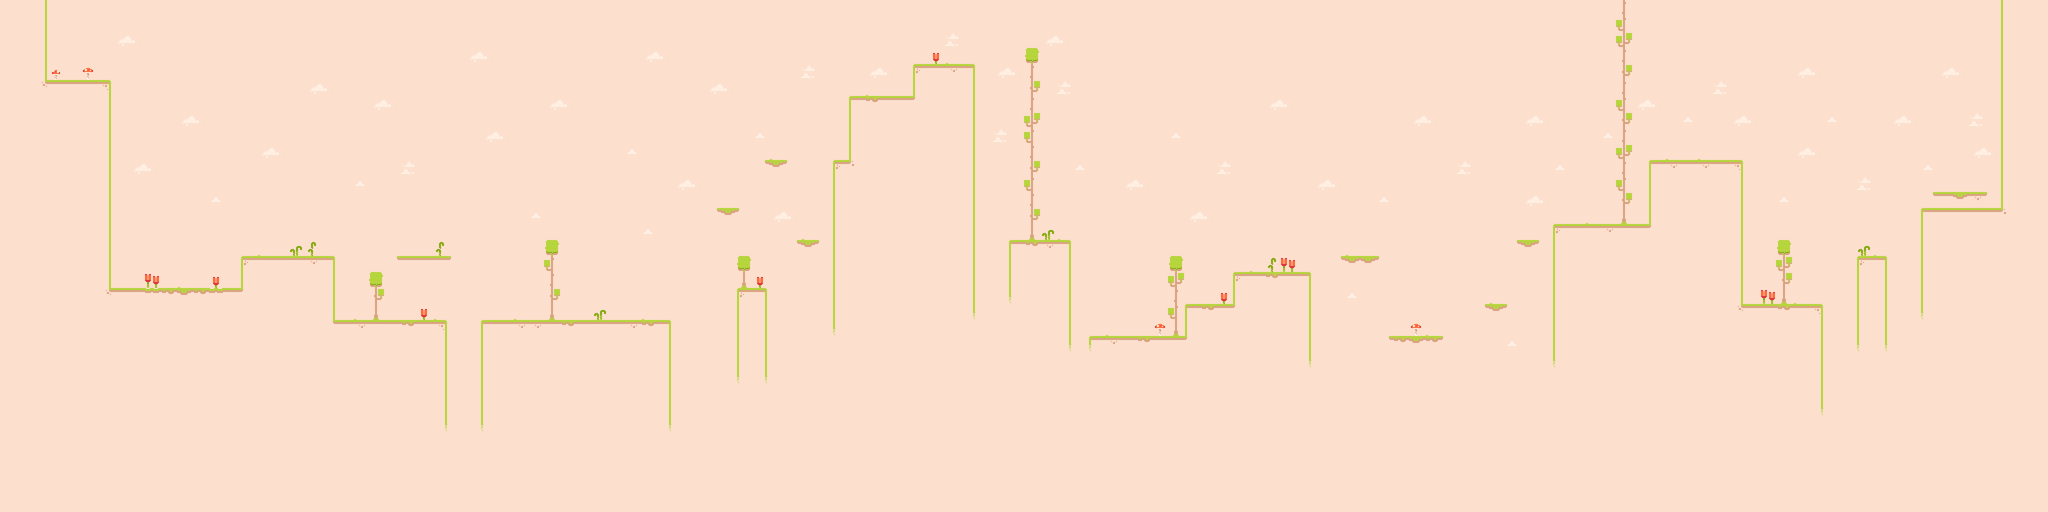

A 2D game scene composited from a Tiled map and its tileset images. What follows is a short description and the map's XML, with each tile layer's data collapsed to a summary:
An orthogonal 128x32 tile map with 32x32 px tiles, 2 tile layers (Terrain, Decoration) and 54 objects.

<map version="1.9" tiledversion="1.9.2" orientation="orthogonal" renderorder="right-down" width="128" height="32" tilewidth="32" tileheight="32" infinite="0" nextlayerid="7" nextobjectid="82">
 <tileset firstgid="1" name="tilemap_packed_big" tilewidth="32" tileheight="32" tilecount="60" columns="10">
  <image source="tilemap_packed_big.png" width="320" height="192" />
 </tileset>
 <layer id="1" name="Terrain" width="128" height="32">
  <properties>
   <property name="Draw" type="bool" value="true" />
  </properties>
  <data>[4096 cells, 4096 non-empty, 20 distinct tile ids]</data>
 </layer>
 <layer id="2" name="Decoration" width="128" height="32">
  <properties>
   <property name="Draw" type="bool" value="true" />
  </properties>
  <data>[4096 cells, 177 non-empty, 20 distinct tile ids]</data>
 </layer>
 <objectgroup id="3" name="Floor">
  <properties>
   <property name="ColType" type="int" value="0" />
  </properties>
  <object id="22" x="93" y="160" width="128" />
  <object id="23" x="221" y="576" width="262" />
  <object id="24" x="483" y="512" width="186" />
  <object id="25" x="669" y="640" width="224" />
  <object id="26" x="963" y="640" width="378" />
  <object id="37" x="1475" y="576" width="58" />
  <object id="38" x="1667" y="320" width="32" />
  <object id="39" x="1699" y="192" width="128" />
  <object id="40" x="1827" y="128" width="122" />
  <object id="41" x="2019" y="480" width="122" />
  <object id="42" x="2179" y="672" width="192" />
  <object id="43" x="2371" y="608" width="96" />
  <object id="44" x="2467" y="544" width="154" />
  <object id="45" x="3107" y="448" width="192" />
  <object id="46" x="3299" y="320" width="186" />
  <object id="47" x="3485" y="608" width="160" />
  <object id="48" x="3715" y="512" width="58" />
  <object id="49" x="3843" y="416" width="160" />
 </objectgroup>
 <objectgroup id="4" name="Walls">
  <properties>
   <property name="ColType" type="int" value="1" />
  </properties>
  <object id="27" x="92" y="0" width="2" height="160" />
  <object id="28" x="94" y="160" width="128" height="416" />
  <object id="30" x="482" y="512" width="188" height="128" />
  <object id="31" x="670" y="640" width="224" height="224" />
  <object id="32" x="962" y="640" width="380" height="224" />
  <object id="51" x="1474" y="576" width="60" height="192" />
  <object id="52" x="1666" y="320" width="32" height="352" />
  <object id="53" x="1698" y="192" width="128" height="448" />
  <object id="55" x="1826" y="128" width="124" height="512" />
  <object id="56" x="2018" y="480" width="124" height="224" />
  <object id="57" x="2178" y="672" width="192" height="32" />
  <object id="58" x="2370" y="608" width="96" height="96" />
  <object id="59" x="2466" y="544" width="156" height="224" />
  <object id="60" x="3106" y="448" width="192" height="320" />
  <object id="61" x="3298" y="320" width="188" height="416" />
  <object id="62" x="3486" y="608" width="160" height="224" />
  <object id="63" x="3714" y="512" width="60" height="192" />
  <object id="64" x="3842" y="416" width="160" height="224" />
  <object id="65" x="4002" y="0" width="96" height="640" />
 </objectgroup>
 <objectgroup id="5" name="Dead">
  <properties>
   <property name="ColType" type="int" value="2" />
  </properties>
  <object id="74" x="894" y="768" width="68" height="32" />
  <object id="75" x="1342" y="736" width="132" height="128" />
  <object id="76" x="1534" y="672" width="132" height="192" />
  <object id="77" x="1950" y="608" width="68" height="96" />
  <object id="78" x="2142" y="704" width="36" height="32" />
  <object id="79" x="2622" y="768" width="484" height="96" />
  <object id="80" x="3646" y="672" width="68" height="64" />
  <object id="81" x="3774" y="608" width="68" height="64" />
 </objectgroup>
 <objectgroup id="6" name="Floating">
  <properties>
   <property name="ColType" type="int" value="3" />
  </properties>
  <object id="36" x="794" y="512" width="108" />
  <object id="66" x="1594" y="480" width="44" />
  <object id="67" x="1434" y="416" width="44" />
  <object id="68" x="1530" y="320" width="44" />
  <object id="69" x="2682" y="512" width="76" />
  <object id="70" x="2778" y="672" width="108" />
  <object id="71" x="2970" y="608" width="44" />
  <object id="72" x="3034" y="480" width="44" />
  <object id="73" x="3866" y="384" width="108" />
 </objectgroup>
</map>
